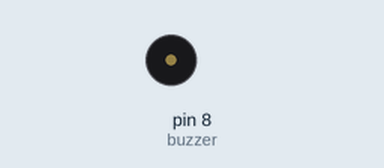
The sketch below on a simulated Arduino Uno, built with avr-gcc and run on an emulated ATmega328P. Parts: buzzer (waves = sounding).

Above: at 2.9 s.
At 7.32 s:
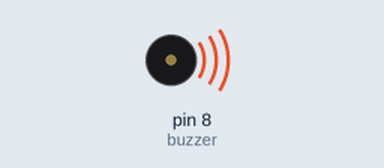
Timing chart, 0 to 7.6 s (numbered marks = the images above):
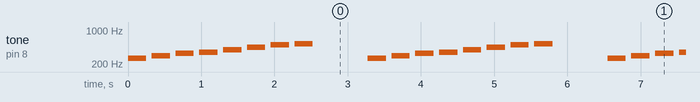

Measured:
- by itself, tone on pin 8 (buzzer): repeats every 3.3 s: silent 0.08 s, 294 Hz 0.25 s, silent 0.08 s, 330 Hz 0.25 s, silent 0.08 s, 349 Hz 0.25 s, silent 0.08 s, 392 Hz 0.25 s, silent 0.08 s, 440 Hz 0.25 s, silent 0.08 s, 494 Hz 0.25 s, silent 0.08 s, 523 Hz 0.25 s, silent 0.75 s, 262 Hz 0.25 s

The sketch:

musica.ino
```cpp
int buzzer =8;
void setup() {
  pinMode(buzzer,OUTPUT);
}

void loop() {
 tone(buzzer,262,250);
 delay(325);
 tone(buzzer,294,250);
 delay(325);
 tone(buzzer,330,250);
 delay(325);
 tone(buzzer,349,250);
 delay(325);
 tone(buzzer,392,250);
 delay(325);
 tone(buzzer,440,250);
 delay(325);
 tone(buzzer,494,250);
 delay(325);
 tone(buzzer,523,250);
 delay(1000);
}
```
